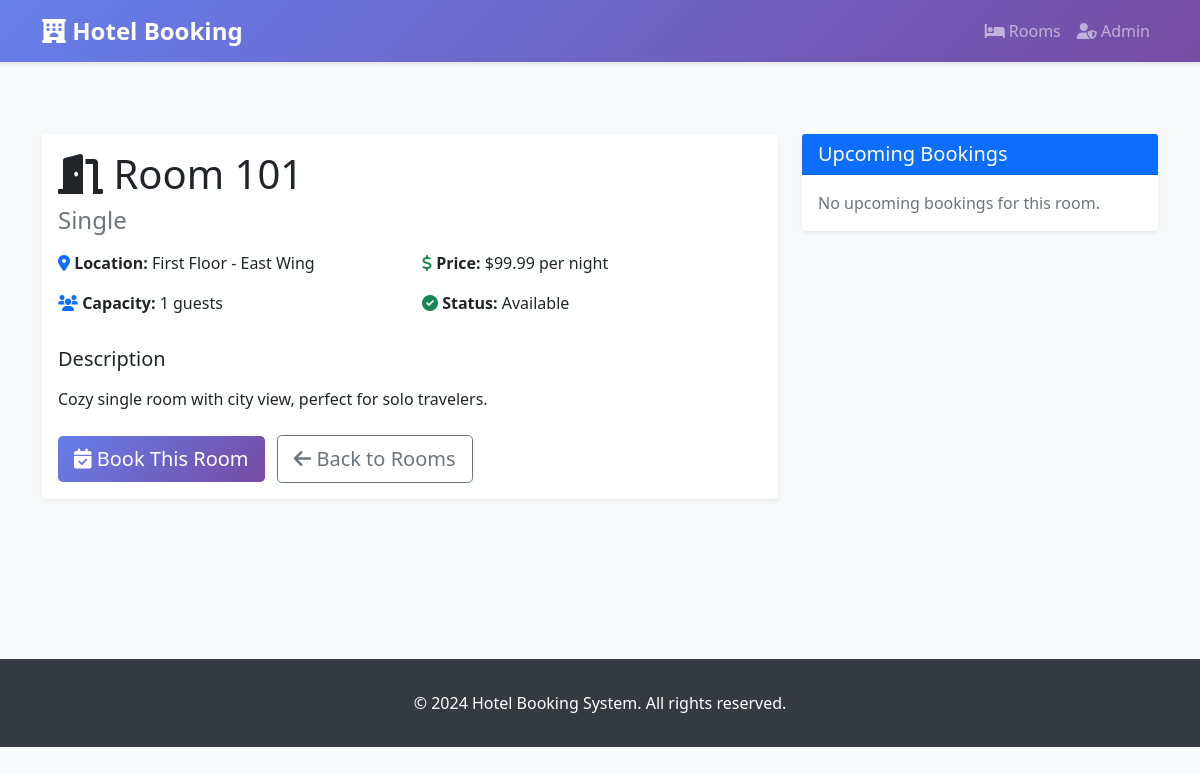
The app's page /booking/room/1/ with its own data.
### booking/models.py (models this page shows, shortened)
class Room(models.Model):
    ROOM_TYPES = [
        ('single', 'Single'),
        ('double', 'Double'),
        ('suite', 'Suite'),
        ('deluxe', 'Deluxe'),
    ]
    room_number = models.CharField(max_length=10, unique=True)
    room_type = models.CharField(max_length=10, choices=ROOM_TYPES, default='single')
    price_per_night = models.DecimalField(max_digits=10, decimal_places=2, validators=[MinValueValidator(0)])
    capacity = models.IntegerField(validators=[MinValueValidator(1)])
    location = models.CharField(max_length=100, default='Main Building')
    description = models.TextField(blank=True)
    is_available = models.BooleanField(default=True)
    created_at = models.DateTimeField(auto_now_add=True)
    class Meta:
        ordering = ['room_number']

### booking/views.py (the view)
# urls.py: path('room/<int:room_id>/', views.room_detail, name='room_detail'),
def room_detail(request, room_id):
    room = get_object_or_404(Room, id=room_id)
    upcoming_bookings = room.bookings.filter(
        status='confirmed',
        check_out_date__gte=date.today()
    ).order_by('check_in_date')[:5]
    context = {
        'room': room,
        'upcoming_bookings': upcoming_bookings,
    }
    return render(request, 'booking/room_detail.html', context)

### templates/booking/room_detail.html (shortened to what this page needs)
{% extends 'base.html' %}
{% block content %}
<div class="container my-5">
  <div class="row">
    <div class="col-lg-8">
      <div class="card mb-4 shadow-sm">
        <div class="card-body">
          <h1 class="card-title">
            <i class="fas fa-door-open"></i> Room {{ room.room_number }}
          </h1>
          <h4 class="text-muted mb-3">{{ room.get_room_type_display }}</h4>
          <div class="row mb-3">
            <div class="col-md-6">
              <p>
                <i class="fas fa-map-marker-alt text-primary"></i>
                <strong>Location:</strong> {{ room.location }}
              </p>
              <p>
                <i class="fas fa-users text-primary"></i>
                <strong>Capacity:</strong> {{ room.capacity }} guests
              </p>
            </div>
            <div class="col-md-6">
              <p>
                <i class="fas fa-dollar-sign text-success"></i>
                <strong>Price:</strong> ${{ room.price_per_night }} per night
              </p>
              <p>
                <i
                  class="fas fa-check-circle {% if room.is_available %}text-success{% else %}text-danger{% endif %}"
                ></i>
                <strong>Status:</strong>
                {% if room.is_available %}
                  Available
                {% else %}
                  Not Available
                {% endif %}
              </p>
            </div>
          </div>
          {% if room.description %}
          <h5>Description</h5>
          <p class="text-muted">{{ room.description|linebreaks }}</p>
          {% endif %}
          <div class="mt-4">
            {% if room.is_available %}
              <a href="{% url 'booking:book_room' room.id %}" class="btn btn-primary btn-lg">
                <i class="fas fa-calendar-check"></i> Book This Room
              </a>
            {% else %}
              <button class="btn btn-secondary btn-lg" disabled>
                <i class="fas fa-times-circle"></i> Currently Unavailable
              </button>
            {% endif %}
            <a href="{% url 'booking:room_list' %}" class="btn btn-outline-secondary btn-lg ms-2">
              <i class="fas fa-arrow-left"></i> Back to Rooms
            </a>
          </div>
        </div>
      </div>
    </div>
    <div class="col-lg-4">
      <div class="card shadow-sm">
        <div class="card-header bg-primary text-white">
          <h5 class="mb-0">Upcoming Bookings</h5>
        </div>
        <div class="card-body">
          {% if upcoming_bookings %}
            <ul class="list-unstyled">
              {% for booking in upcoming_bookings %}
                <li class="mb-2">
                  <small class="text-muted">
                    {{ booking.check_in_date|date:"M d" }} – {{ booking.check_out_date|date:"M d, Y" }}
                  </small>
                </li>
              {% endfor %}
            </ul>
          {% else %}
            <p class="text-muted mb-0">No upcoming bookings for this room.</p>
          {% endif %}
        </div>
      </div>
    </div>
  </div>
</div>
{% endblock %}

### templates/base.html (style rules this page uses)
body { background-color: #f8f9fa; font-family: "Segoe UI", Tahoma, Geneva, Verdana, sans-serif; }
.card { transition: transform 0.3s, box-shadow 0.3s; border: none; box-shadow: 0 2px 10px rgba(0, 0, 0, 0.1); }
.btn-primary { background: linear-gradient(135deg, #667eea 0%, #764ba2 100%); border: none; }

### records on screen
Room: room_number "101", room_type "Single", location "First Floor - East Wing", capacity "1", price_per_night "99.99", description "Cozy single room with city view, perfect for solo travelers."
